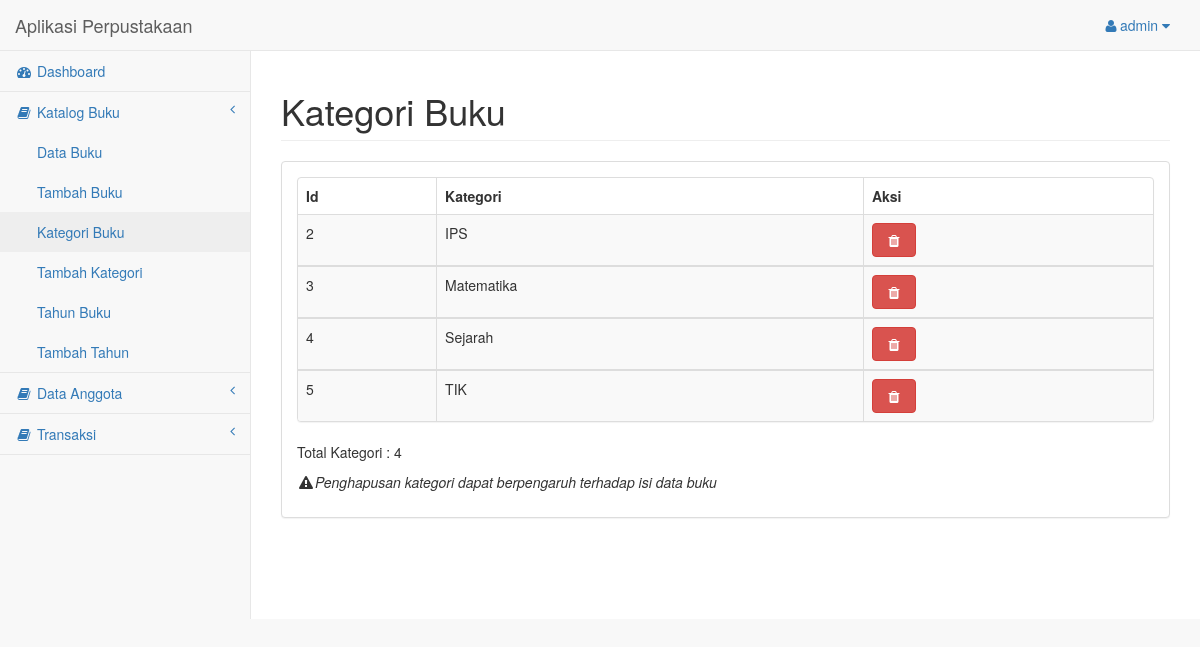
Screenshot of /halaman_admin/kategori-list.php (signed in) with the database file from the repository.
### tables this page shows
CREATE TABLE `kategori_buku` (
  `id_kategori` int(5) NOT NULL,
  `nama` varchar(30) NOT NULL
);

### halaman_admin/kategori-list.php (the view, shortened to what this page needs)
<?php
include("layout-header.php");
?>
<div id="page-wrapper">
    <div class="row">
        <div class="col-lg-12">
            <h1 class="page-header">Kategori Buku</h1>
        </div>
    </div>
    <div class="row">
        <div class="col-lg-12">
            <div class="panel panel-default">
                <div class="panel-body">
                    <div class="row">
                        <div class="col-lg-12">
                            <div class="panel panel-default">
                                <div class="table-responsive">
                                    <table class="table table-striped table-bordered table-hover">
                                        <?php
                                        $sql = "SELECT * FROM kategori_buku";
                                        $query = mysqli_query($koneksi, $sql);
                                        if (mysqli_num_rows($query) < 1) {
                                            echo "Tidak Ada Data";
                                        } else {
                                            echo "<thead>";
                                            echo "<tr>";
                                            echo "<th>Id</th>";
                                            echo "<th>Kategori</th>";
                                            echo "<th>Aksi</th>";
                                            echo "</tr>";
                                            echo "</thead>";
                                        }
                                        while ($kategori = mysqli_fetch_array($query)){
                                            echo "<tbody>";
                                            echo "<tr>";
                                            echo "<td>".$kategori['id_kategori']."</td>";
                                            echo "<td>".$kategori['nama']."</td>";
                                            echo "<td>";
                                            echo "<a class='btn btn-danger' data-toggle='tooltip' data-placement='left' title='Hapus' href='kategori-hapus.php?id_kategori=".$kategori['id_kategori']."' onClick='return hapus()'><i class='fa fa-trash fa-fw'></i></a>";
                                            echo "</td>";
                                            echo "</tr>";
                                            echo "</tbody>";
                                        }
                                        ?>
                                    </table>
                                </div>
                            </div>
                            <p>Total Kategori : <?php echo mysqli_num_rows($query);  ?></p>
                            <p><i class="fa fa-warning fa-fw"></i><i>Penghapusan kategori dapat berpengaruh terhadap isi data buku</i></p>
                        </div>
                    </div>
                </div>
            </div>
        </div>
    </div>
</div>
</div>
<?php include("layout-footer.php"); ?>

### rows the page displays
kategori_buku: id_kategori "2", nama "IPS"
kategori_buku: id_kategori "3", nama "Matematika"
kategori_buku: id_kategori "4", nama "Sejarah"
kategori_buku: id_kategori "5", nama "TIK"

### other values shown
$_SESSION['username'] "admin"
mysqli_num_rows($query) "4"
